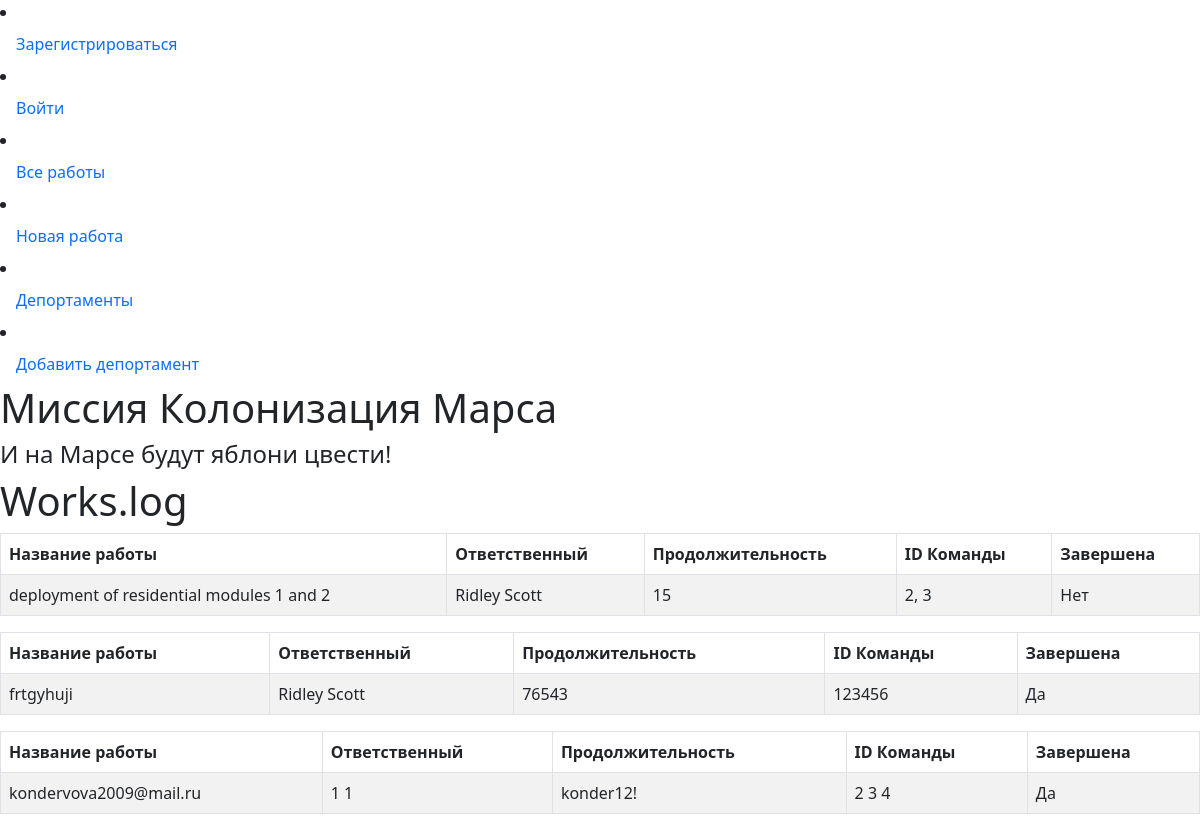
The app's page /, older data.
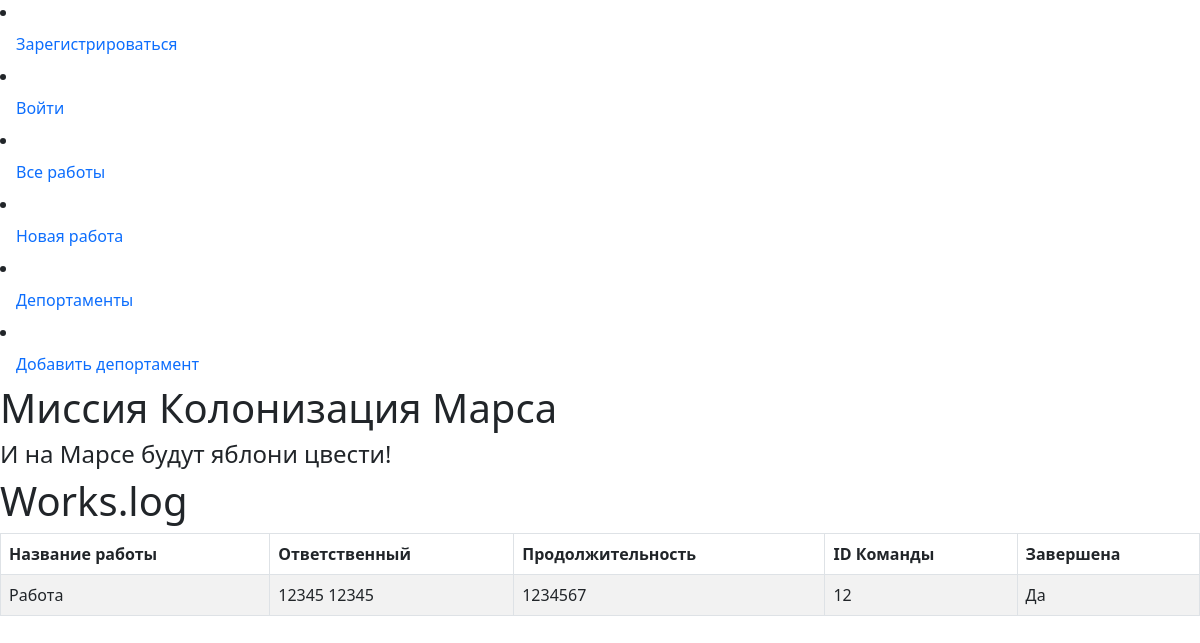
The same page, newer data.
### data/users.py (models this page shows, shortened)
class Jobs(SqlAlchemyBase):
    __tablename__ = "jobs"
    id = sqlalchemy.Column(sqlalchemy.Integer, primary_key=True, autoincrement=True)
    team_leader = sqlalchemy.Column(
        sqlalchemy.Integer, sqlalchemy.ForeignKey("users.id")
    )
    job = sqlalchemy.Column(sqlalchemy.String, default="имя")
    work_size = sqlalchemy.Column(sqlalchemy.Integer, default=datetime.datetime.now)
    collaborators = sqlalchemy.Column(sqlalchemy.String)
    start_date = sqlalchemy.Column(sqlalchemy.DateTime, default=datetime.datetime.now)
    end_date = sqlalchemy.Column(sqlalchemy.DateTime, default=datetime.datetime.now)
    is_finished = sqlalchemy.Column(sqlalchemy.Boolean, default=True)

### app.py (the view)
@app.route('/')
def users():
    db_sess = db_session.create_session()
    jobs = db_sess.query(Jobs).all()
    users = {}
    for job in jobs:
        usera = db_sess.query(User).filter(User.id == job.team_leader)
        for user in usera:
            users[job.id] = f'{user.name} {user.surname}'
    return render_template('jobs.html', jobs=jobs, users=users)

### data/db_session.py (called while the page is built)
def create_session() -> Session:
    global __factory
    return __factory()

### templates/jobs.html (shortened to what this page needs)
{% extends "base.html" %}
{% block content %}
<h1>Works.log</h1>
{% for job in jobs %}
<table class="table table-striped table-bordered">
    <thead>
                <tr>
                    <th>Название работы</th>
                    <th>Ответственный</th>
                    <th>Продолжительность</th>
                    <th>ID Команды</th>
                    <th>Завершена</th>
                </tr>
            </thead>
            <tbody>
                <tr>
                    <td>{{ job.job }}</td>
                    <td>{{ users[job.id] }}</td>
                    <td>{{ job.work_size }}</td>
                    <td>{{ job.collaborators }}</td>
                    <td>
                        {% if job.is_finished %}
                            Да
                        {% else %}
                            Нет
                        {% endif %}
                    </td>
                </tr>
            </tbody>
        </table>
{% endfor %}
{% endblock %}

### templates/base.html (shortened to what this page needs)
<!doctype html>
<html lang="en">
<head>
    <link rel="stylesheet"
          href="https://cdn.jsdelivr.net/npm/bootstrap@5.0.0-beta1/dist/css/bootstrap.min.css"
>
    <link rel="stylesheet" type="text/css" href="static/css/style.css"/>
    <link rel="stylesheet"
          href="https://cdn.jsdelivr.net/npm/bootstrap@5.0.0-beta1/dist/css/bootstrap.min.css"
>
                {% if current_user.is_authenticated %}
                    <li class="nav-item">
                        <a class="nav-link" href="{{ url_for('logout') }}">{{ current_user.name }} {{ current_user.surname }}</a>
                    </li>
                {% else %}
                    <li class="nav-item">
                        <a class="nav-link" href="{{ url_for('register') }}">Зарегистрироваться</a>
                    </li>
                    <li class="nav-item">
                        <a class="nav-link" href="{{ url_for('login') }}">Войти</a>
                    </li>
                {% endif %}
                    <li class="nav-item">
                        <a class="nav-link" href="{{ url_for('users') }}">Все работы</a>
                    </li>
                    <li class="nav-item">
                        <a class="nav-link" href="{{ url_for('jobs') }}">Новая работа</a>
                    </li>
                    <li class="nav-item">
                        <a class="nav-link" href="{{ url_for('departaments') }}">Депортаменты</a>
                    </li>
                    <li class="nav-item">
                        <a class="nav-link" href="{{ url_for('departament_register') }}">Добавить депортамент</a>
                    </li>
</head>
<body>
<h1> Миссия Колонизация Марса </h1>
<h4>И на Марсе будут яблони цвести!</h4>
{% block content %}{% endblock %}
</body>
</html>
<!DOCTYPE html>
<html lang="en">
<head>
</head>
</html>

Row changes from the older to the newer data that the page shows:
removed Jobs: job "deployment of residential modules 1 and 2", users "Ridley Scott", work_size "15", collaborators "2, 3", is_finished "Нет"
removed Jobs: job "frtgyhuji", users "Ridley Scott", work_size "76543", collaborators "123456", is_finished "Да"
removed Jobs: job "kondervova2009@mail.ru", users "1 1", work_size "konder12!", collaborators "2 3 4", is_finished "Да"
added Jobs: job "Работа", users "12345 12345", work_size "1234567", collaborators "12", is_finished "Да"
